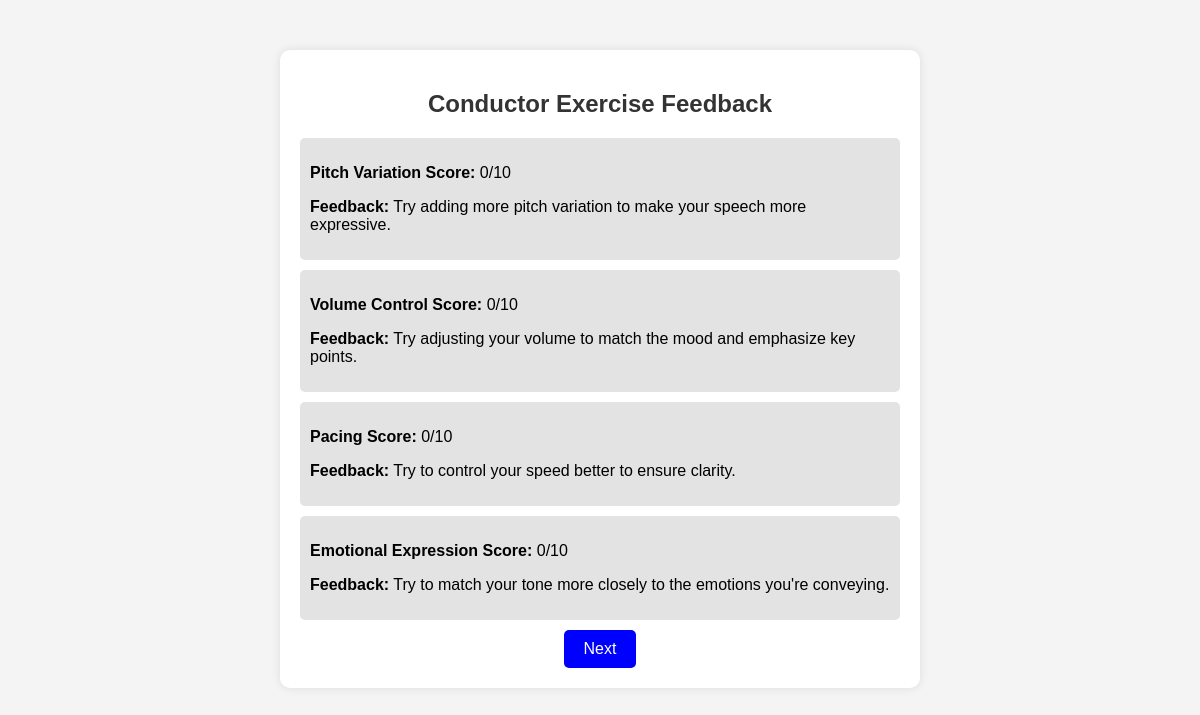
/conductor_feedback (signed in), run on the app's committed database.
### __init__.py (models this page shows)
class exercise3_feedback(db.Model):
    id = db.Column(db.Integer, primary_key=True)
    category = db.Column(db.String(50), nullable=False)  # e.g., Pitch, Volume, Pace, Expression
    score_range = db.Column(db.String(20), nullable=False)  # "high" or "low"
    message = db.Column(db.Text, nullable=False)  # Feedback message

### __init__.py (the view)
@app.route("/conductor_feedback", methods=["GET", "POST"])
@login_required
def conductor_feedback():
    try:
        print("Conductor Feedback Route Called")  # Debugging
        feedback = session.get("conductor_feedback", {})
        if request.method == "POST":
            return redirect(url_for("overall_feedback"))
        pitch_score = feedback.get("pitch_score", 0)
        volume_score = feedback.get("volume_score", 0)
        pace_score = feedback.get("pace_score", 0)
        expression_score = feedback.get("expression_score", 0)
        pitch_feedback = get_feedback_c("Pitch", pitch_score, exercise3_feedback)
        volume_feedback = get_feedback_c("Volume", volume_score, exercise3_feedback)
        pace_feedback = get_feedback_c("Pace", pace_score, exercise3_feedback)
        expression_feedback = get_feedback_c("Expression", expression_score, exercise3_feedback)
        session["conductor_feedback"] = {
            "pitch_score": pitch_score,
            "pitch_feedback": pitch_feedback,
            "volume_score": volume_score,
            "volume_feedback": volume_feedback,
            "pace_score": pace_score,
            "pace_feedback": pace_feedback,
            "expression_score": expression_score,
            "expression_feedback": expression_feedback
        }
        return render_template(
            "conductor_feedback.html",
            pitch_score=pitch_score,
            pitch_feedback=pitch_feedback,
            volume_score=volume_score,
            volume_feedback=volume_feedback,
            pace_score=pace_score,
            pace_feedback=pace_feedback,
            expression_score=expression_score,
            expression_feedback=expression_feedback
        )
    except Exception as e:
        print("Error in conductor_feedback route:", str(e))  # Debugging
        return "An error occurred. Check the console for details.", 500

### __init__.py (called while the page is built)
@login_manager.user_loader
def loader_user(user_id):
    return db.session.get(Users, int(user_id))

def get_feedback_c(category, score, feedback_model):
    HIGH_THRESHOLD = 7
    MEDIUM_THRESHOLD = 4
    if score > HIGH_THRESHOLD:
        score_range = "high"
    elif score > MEDIUM_THRESHOLD:
        score_range = "medium"
    else:
        score_range = "low"
    feedback = feedback_model.query.filter_by(category=category, score_range=score_range).first()
    return feedback.message if feedback else "No feedback available."

### templates/conductor_feedback.html (shortened to what this page needs)
<!DOCTYPE html>
<html lang="en">
<head>
</head>
<body>
    <div class="container">
        <h2>Conductor Exercise Feedback</h2>
        <div class="feedback-item">
            <p><strong>Pitch Variation Score:</strong> {{ pitch_score }}/10</p>
            <p><strong>Feedback:</strong> {{ pitch_feedback }}</p>
        </div>
        <div class="feedback-item">
            <p><strong>Volume Control Score:</strong> {{ volume_score }}/10</p>
            <p><strong>Feedback:</strong> {{ volume_feedback }}</p>
        </div>
        <div class="feedback-item">
            <p><strong>Pacing Score:</strong> {{ pace_score }}/10</p>
            <p><strong>Feedback:</strong> {{ pace_feedback }}</p>
        </div>
        <div class="feedback-item">
            <p><strong>Emotional Expression Score:</strong> {{ expression_score }}/10</p>
            <p><strong>Feedback:</strong> {{ expression_feedback }}</p>
        </div>
        <form method="POST">
            <button type="submit" class="next-button">Next</button>
        </form>
    </div>
</body>
</html>

### templates/conductor_feedback.html (style rules this page uses)
body { font-family: Arial, sans-serif; text-align: center; background-color: #f4f4f4; margin-top: 50px; }
.container { background: white; padding: 20px; border-radius: 10px; box-shadow: 0 0 10px rgba(0, 0, 0, 0.1); max-width: 600px; margin: auto; }
h2 { color: #333; }
.feedback-item { text-align: left; margin: 10px 0; padding: 10px; background: #e3e3e3; border-radius: 5px; }
button { padding: 10px 20px; border: none; border-radius: 5px; cursor: pointer; font-size: 16px; }
.next-button { background-color: blue; color: white; }

### data on the page
exercise3_feedback: message "Try adding more pitch variation to make your speech more expressive."
exercise3_feedback: message "Try adjusting your volume to match the mood and emphasize key points."
exercise3_feedback: message "Try to control your speed better to ensure clarity."
exercise3_feedback: message "Try to match your tone more closely to the emotions you're conveying."

### other printed values
{{ pitch_score }} "0"
{{ volume_score }} "0"
{{ pace_score }} "0"
{{ expression_score }} "0"
